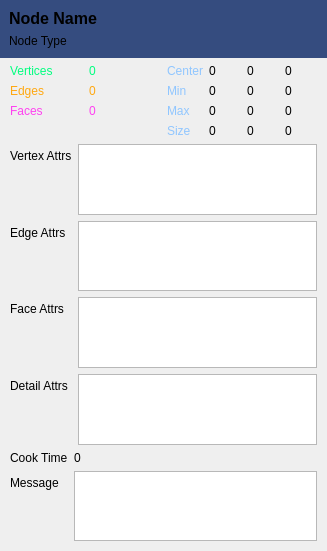
<?xml version="1.0" encoding="UTF-8"?>
<ui version="4.0">
 <class>Form</class>
 <widget class="QWidget" name="Form">
  <property name="geometry">
   <rect>
    <x>0</x>
    <y>0</y>
    <width>327</width>
    <height>551</height>
   </rect>
  </property>
  <property name="windowTitle">
   <string>Form</string>
  </property>
  <layout class="QVBoxLayout" name="verticalLayout_2">
   <property name="spacing">
    <number>6</number>
   </property>
   <property name="leftMargin">
    <number>0</number>
   </property>
   <property name="topMargin">
    <number>0</number>
   </property>
   <property name="rightMargin">
    <number>0</number>
   </property>
   <property name="bottomMargin">
    <number>0</number>
   </property>
   <item>
    <layout class="QVBoxLayout" name="verticalLayout">
     <property name="leftMargin">
      <number>0</number>
     </property>
     <item>
      <widget class="QWidget" name="nodeInfoWidget" native="true">
       <property name="styleSheet">
        <string notr="true">background-color: rgb(53, 76, 127);</string>
       </property>
       <layout class="QVBoxLayout" name="verticalLayout_3" stretch="0">
        <property name="spacing">
         <number>6</number>
        </property>
        <property name="sizeConstraint">
         <enum>QLayout::SetMinimumSize</enum>
        </property>
        <property name="bottomMargin">
         <number>10</number>
        </property>
        <item>
         <layout class="QVBoxLayout" name="verticalLayout_7">
          <property name="spacing">
           <number>6</number>
          </property>
          <property name="leftMargin">
           <number>0</number>
          </property>
          <item>
           <widget class="QLabel" name="nodeNameLabel">
            <property name="sizePolicy">
             <sizepolicy hsizetype="Preferred" vsizetype="Maximum">
              <horstretch>0</horstretch>
              <verstretch>0</verstretch>
             </sizepolicy>
            </property>
            <property name="sizeIncrement">
             <size>
              <width>0</width>
              <height>0</height>
             </size>
            </property>
            <property name="font">
             <font>
              <family>Segoe UI</family>
              <pointsize>12</pointsize>
              <weight>75</weight>
              <italic>false</italic>
              <bold>true</bold>
              <underline>false</underline>
              <strikeout>false</strikeout>
              <kerning>true</kerning>
             </font>
            </property>
            <property name="text">
             <string>Node Name</string>
            </property>
            <property name="scaledContents">
             <bool>false</bool>
            </property>
            <property name="alignment">
             <set>Qt::AlignLeading|Qt::AlignLeft|Qt::AlignVCenter</set>
            </property>
            <property name="wordWrap">
             <bool>false</bool>
            </property>
            <property name="margin">
             <number>0</number>
            </property>
            <property name="indent">
             <number>-1</number>
            </property>
           </widget>
          </item>
          <item>
           <widget class="QLabel" name="nodeTypeLabel">
            <property name="sizePolicy">
             <sizepolicy hsizetype="Preferred" vsizetype="Maximum">
              <horstretch>0</horstretch>
              <verstretch>0</verstretch>
             </sizepolicy>
            </property>
            <property name="font">
             <font>
              <family>Segoe UI</family>
              <pointsize>9</pointsize>
             </font>
            </property>
            <property name="text">
             <string>Node Type</string>
            </property>
            <property name="scaledContents">
             <bool>false</bool>
            </property>
            <property name="alignment">
             <set>Qt::AlignLeading|Qt::AlignLeft|Qt::AlignVCenter</set>
            </property>
           </widget>
          </item>
         </layout>
        </item>
       </layout>
      </widget>
     </item>
     <item>
      <layout class="QVBoxLayout" name="verticalLayout_5">
       <item>
        <layout class="QHBoxLayout" name="horizontalLayout_2">
         <property name="sizeConstraint">
          <enum>QLayout::SetDefaultConstraint</enum>
         </property>
         <property name="leftMargin">
          <number>10</number>
         </property>
         <property name="rightMargin">
          <number>10</number>
         </property>
         <item>
          <layout class="QGridLayout" name="gridLayout_5">
           <item row="0" column="0">
            <widget class="QLabel" name="vertexLabel">
             <property name="styleSheet">
              <string notr="true">color: rgb(0, 255, 127);</string>
             </property>
             <property name="text">
              <string>Vertices</string>
             </property>
            </widget>
           </item>
           <item row="1" column="1">
            <widget class="QLabel" name="edgeCntLabel">
             <property name="styleSheet">
              <string notr="true">color: rgb(255, 168, 17);</string>
             </property>
             <property name="text">
              <string>0</string>
             </property>
            </widget>
           </item>
           <item row="2" column="0">
            <widget class="QLabel" name="faceLabel">
             <property name="styleSheet">
              <string notr="true">color: rgb(255, 65, 240);</string>
             </property>
             <property name="text">
              <string>Faces</string>
             </property>
            </widget>
           </item>
           <item row="0" column="1">
            <widget class="QLabel" name="vertexCntLabel">
             <property name="styleSheet">
              <string notr="true">color: rgb(0, 255, 127);</string>
             </property>
             <property name="text">
              <string>0</string>
             </property>
            </widget>
           </item>
           <item row="2" column="1">
            <widget class="QLabel" name="faceCntLabel">
             <property name="styleSheet">
              <string notr="true">color: rgb(255, 65, 240);</string>
             </property>
             <property name="text">
              <string>0</string>
             </property>
            </widget>
           </item>
           <item row="1" column="0">
            <widget class="QLabel" name="edgeLabel">
             <property name="styleSheet">
              <string notr="true">color: rgb(255, 168, 17);</string>
             </property>
             <property name="text">
              <string>Edges</string>
             </property>
            </widget>
           </item>
           <item row="3" column="0">
            <widget class="QLabel" name="label_2">
             <property name="text">
              <string/>
             </property>
            </widget>
           </item>
           <item row="3" column="1">
            <widget class="QLabel" name="label_5">
             <property name="text">
              <string/>
             </property>
            </widget>
           </item>
          </layout>
         </item>
         <item>
          <layout class="QGridLayout" name="gridLayout">
           <item row="3" column="1">
            <widget class="QLabel" name="bboxSizeXLabel">
             <property name="text">
              <string>0</string>
             </property>
            </widget>
           </item>
           <item row="2" column="0">
            <widget class="QLabel" name="label_11">
             <property name="styleSheet">
              <string notr="true">color: rgb(144, 198, 255);</string>
             </property>
             <property name="text">
              <string>Max</string>
             </property>
            </widget>
           </item>
           <item row="0" column="2">
            <widget class="QLabel" name="bboxCenterYLabel">
             <property name="text">
              <string>0</string>
             </property>
            </widget>
           </item>
           <item row="1" column="3">
            <widget class="QLabel" name="bboxMinZLabel">
             <property name="text">
              <string>0</string>
             </property>
            </widget>
           </item>
           <item row="0" column="1">
            <widget class="QLabel" name="bboxCenterXLabel">
             <property name="text">
              <string>0</string>
             </property>
            </widget>
           </item>
           <item row="1" column="0">
            <widget class="QLabel" name="label_7">
             <property name="styleSheet">
              <string notr="true">color: rgb(144, 198, 255);</string>
             </property>
             <property name="text">
              <string>Min</string>
             </property>
            </widget>
           </item>
           <item row="2" column="2">
            <widget class="QLabel" name="bboxMaxYLabel">
             <property name="text">
              <string>0</string>
             </property>
            </widget>
           </item>
           <item row="3" column="2">
            <widget class="QLabel" name="bboxSizeYLabel">
             <property name="text">
              <string>0</string>
             </property>
            </widget>
           </item>
           <item row="3" column="3">
            <widget class="QLabel" name="bboxSizeZLabel">
             <property name="text">
              <string>0</string>
             </property>
            </widget>
           </item>
           <item row="0" column="3">
            <widget class="QLabel" name="bboxCenterZLabel">
             <property name="text">
              <string>0</string>
             </property>
            </widget>
           </item>
           <item row="2" column="1">
            <widget class="QLabel" name="bboxMaxXLabel">
             <property name="text">
              <string>0</string>
             </property>
            </widget>
           </item>
           <item row="1" column="1">
            <widget class="QLabel" name="bboxMinXLabel">
             <property name="text">
              <string>0</string>
             </property>
            </widget>
           </item>
           <item row="2" column="3">
            <widget class="QLabel" name="bboxMaxZLabel">
             <property name="text">
              <string>0</string>
             </property>
            </widget>
           </item>
           <item row="1" column="2">
            <widget class="QLabel" name="bboxMinYLabel">
             <property name="text">
              <string>0</string>
             </property>
            </widget>
           </item>
           <item row="0" column="0">
            <widget class="QLabel" name="label_4">
             <property name="styleSheet">
              <string notr="true">color: rgb(144, 198, 255);</string>
             </property>
             <property name="text">
              <string>Center</string>
             </property>
            </widget>
           </item>
           <item row="3" column="0">
            <widget class="QLabel" name="label_15">
             <property name="styleSheet">
              <string notr="true">color: rgb(144, 198, 255);</string>
             </property>
             <property name="text">
              <string>Size</string>
             </property>
            </widget>
           </item>
          </layout>
         </item>
        </layout>
       </item>
       <item>
        <layout class="QFormLayout" name="formLayout_2">
         <property name="leftMargin">
          <number>10</number>
         </property>
         <property name="rightMargin">
          <number>10</number>
         </property>
         <item row="0" column="0">
          <widget class="QLabel" name="label_23">
           <property name="text">
            <string>Vertex Attrs</string>
           </property>
          </widget>
         </item>
         <item row="0" column="1">
          <widget class="QTextEdit" name="vertexAttrText">
           <property name="sizeAdjustPolicy">
            <enum>QAbstractScrollArea::AdjustToContents</enum>
           </property>
           <property name="readOnly">
            <bool>true</bool>
           </property>
          </widget>
         </item>
         <item row="1" column="0">
          <widget class="QLabel" name="label">
           <property name="text">
            <string>Edge Attrs</string>
           </property>
          </widget>
         </item>
         <item row="1" column="1">
          <widget class="QTextEdit" name="edgeAttrText">
           <property name="sizeAdjustPolicy">
            <enum>QAbstractScrollArea::AdjustToContents</enum>
           </property>
           <property name="readOnly">
            <bool>true</bool>
           </property>
          </widget>
         </item>
         <item row="2" column="0">
          <widget class="QLabel" name="label_3">
           <property name="text">
            <string>Face Attrs</string>
           </property>
          </widget>
         </item>
         <item row="2" column="1">
          <widget class="QTextEdit" name="faceAttrText">
           <property name="sizeAdjustPolicy">
            <enum>QAbstractScrollArea::AdjustToContents</enum>
           </property>
           <property name="readOnly">
            <bool>true</bool>
           </property>
          </widget>
         </item>
         <item row="3" column="0">
          <widget class="QLabel" name="label_6">
           <property name="text">
            <string>Detail Attrs</string>
           </property>
          </widget>
         </item>
         <item row="3" column="1">
          <widget class="QTextEdit" name="detailAttrText">
           <property name="sizeAdjustPolicy">
            <enum>QAbstractScrollArea::AdjustToContents</enum>
           </property>
           <property name="readOnly">
            <bool>true</bool>
           </property>
          </widget>
         </item>
        </layout>
       </item>
       <item>
        <layout class="QFormLayout" name="formLayout">
         <property name="leftMargin">
          <number>10</number>
         </property>
         <property name="rightMargin">
          <number>10</number>
         </property>
         <property name="bottomMargin">
          <number>10</number>
         </property>
         <item row="0" column="0">
          <widget class="QLabel" name="label_8">
           <property name="text">
            <string>Cook Time</string>
           </property>
          </widget>
         </item>
         <item row="1" column="1">
          <widget class="QTextEdit" name="nodeErrorText">
           <property name="styleSheet">
            <string notr="true"/>
           </property>
           <property name="verticalScrollBarPolicy">
            <enum>Qt::ScrollBarAlwaysOff</enum>
           </property>
           <property name="horizontalScrollBarPolicy">
            <enum>Qt::ScrollBarAlwaysOff</enum>
           </property>
           <property name="sizeAdjustPolicy">
            <enum>QAbstractScrollArea::AdjustToContents</enum>
           </property>
           <property name="readOnly">
            <bool>true</bool>
           </property>
          </widget>
         </item>
         <item row="1" column="0">
          <widget class="QLabel" name="label_9">
           <property name="text">
            <string>Message</string>
           </property>
          </widget>
         </item>
         <item row="0" column="1">
          <widget class="QLabel" name="cookTimeLabel">
           <property name="text">
            <string>0</string>
           </property>
          </widget>
         </item>
        </layout>
       </item>
      </layout>
     </item>
    </layout>
   </item>
  </layout>
 </widget>
 <resources/>
 <connections/>
</ui>
